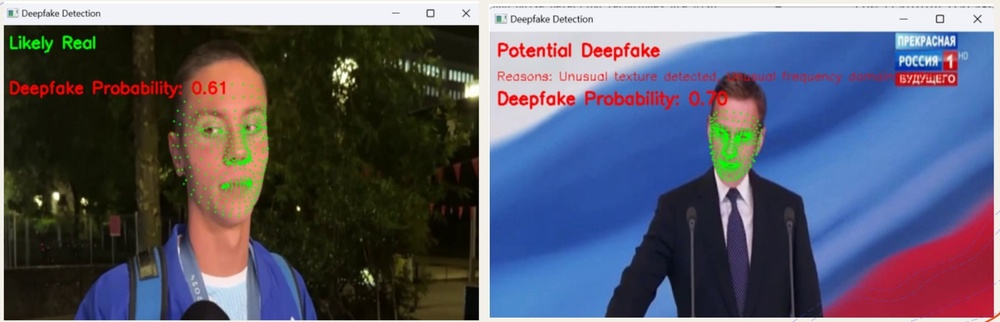
#> input picture WhatsApp Image 2024-08-21 at 10.08.23.jpeg, 1000 x 322 px, shrunk from 1600 x 515 before the run
$ python -i extract_features.py   (imports and definitions only)   (older library calls are emulated)
#> lines starting #> are read from the running program, lines starting #| are printed output that depends on the picture
import cv2
import numpy as np
from skimage.feature import local_binary_pattern, graycomatrix, graycoprops
import mahotas
import pywt

MAX_FEATURE_LENGTH = 17241336

def extract_features(image_path):
    features = []

    # Load image in color mode
    image = cv2.imread(image_path, cv2.IMREAD_COLOR)
#> image is the input picture: shape (322, 1000, 3); mean B, G, R 107.8, 91.8, 90.9

    if image is None:
        print(f"Error: Could not load image at path {image_path}")
        return features

    # Convert to grayscale
    gray_image = cv2.cvtColor(image, cv2.COLOR_BGR2GRAY)
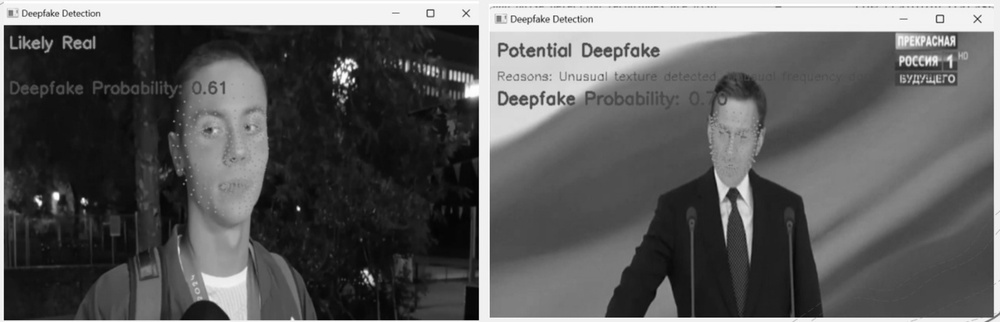
#> gray_image: shape (322, 1000); min 0, max 255, mean 93.4

    # Local Binary Pattern (LBP), LBP is applied to the grayscale image.
    lbp = local_binary_pattern(gray_image, P=8, R=1, method='uniform')
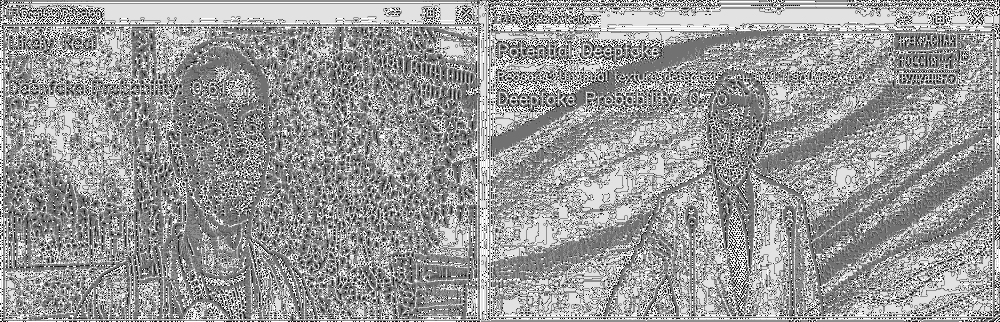
#> lbp: shape (322, 1000) float64; min 0, max 9, mean 5.44; drawn with min black and max white
    lbp_hist, _ = np.histogram(lbp.ravel(), bins=np.arange(0, 11), range=(0, 10))
#> lbp_hist = [6363, 14873, 6150, 33743, 56848, 66691, 20163, 24062, 65453, 27654]
    lbp_hist = lbp_hist.astype("float")
    lbp_hist /= (lbp_hist.sum() + 1e-7)
#> lbp_hist = [0.0198, 0.0462, 0.0191, 0.105, 0.177, 0.207, 0.0626, 0.0747, 0.203, 0.0859]
    features.extend(lbp_hist)

    # Gray-Level Co-occurrence Matrix (GLCM) using Mahotas
    glcm = graycomatrix(gray_image, distances=[1], angles=[0], symmetric=True, normed=True)
    contrast = graycoprops(glcm, 'contrast')[0, 0]
#> contrast = 177
    dissimilarity = graycoprops(glcm, 'dissimilarity')[0, 0]
#> dissimilarity = 4.2
    homogeneity = graycoprops(glcm, 'homogeneity')[0, 0]
#> homogeneity = 0.521
    energy = graycoprops(glcm, 'energy')[0, 0]
#> energy = 0.0552
    correlation = graycoprops(glcm, 'correlation')[0, 0]
#> correlation = 0.983
    asm = graycoprops(glcm, 'ASM')[0, 0]
#> asm = 0.00305

    features.extend([contrast, dissimilarity, homogeneity, energy, correlation, asm])

    # Fourier Transform
    f_transform = np.fft.fft2(gray_image)
    f_shift = np.fft.fftshift(f_transform)
    magnitude_spectrum = 20 * np.log(np.abs(f_shift))
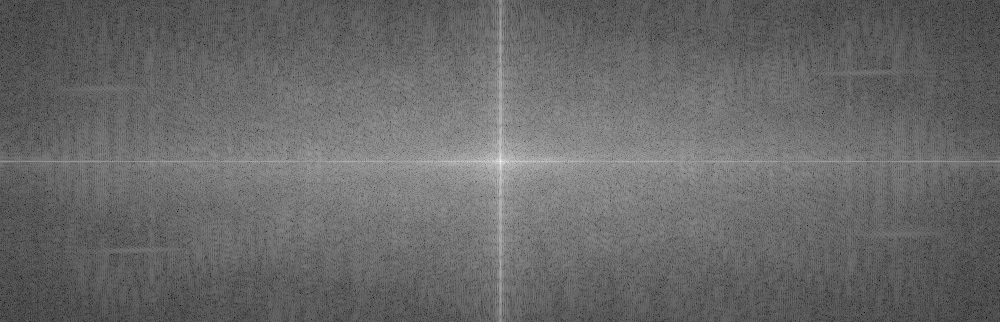
#> magnitude_spectrum: shape (322, 1000) float64; min 13.67, max 344.4, mean 149.7; drawn with min black and max white
    features.extend(np.mean(magnitude_spectrum, axis=1))

    # Wavelet Transform
    coeffs2 = pywt.dwt2(gray_image, 'bior1.3')
    LL, (LH, HL, HH) = coeffs2
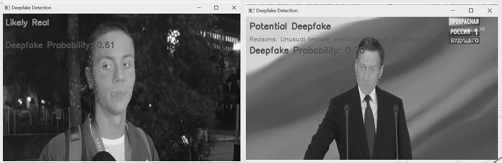
#> LL: shape (163, 502) float64; min -28.3, max 525.9, mean 191.4; drawn with min black and max white
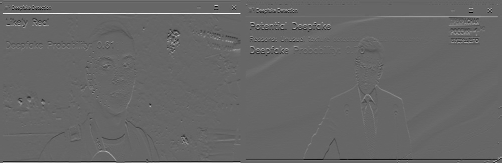
#> LH: shape (163, 502) float64; min -117.6, max 174.3, mean 0.4; drawn with min black and max white
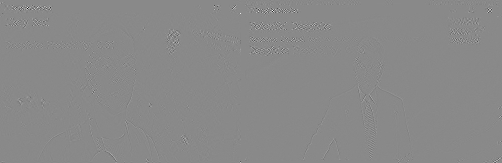
#> HH: shape (163, 502) float64; min -89.5, max 76.5, mean 0; drawn with min black and max white
    features.extend([
        np.mean(LL), np.mean(LH),
        np.mean(HL), np.mean(HH)
    ])

    # Color Histogram Analysis
    color_hist = cv2.calcHist([image], [0, 1, 2], None, [256, 256, 256], [0, 256, 0, 256, 0, 256])
    features.extend(color_hist.flatten())

    # Edge Detection
    edges = cv2.Canny(gray_image, 100, 200)
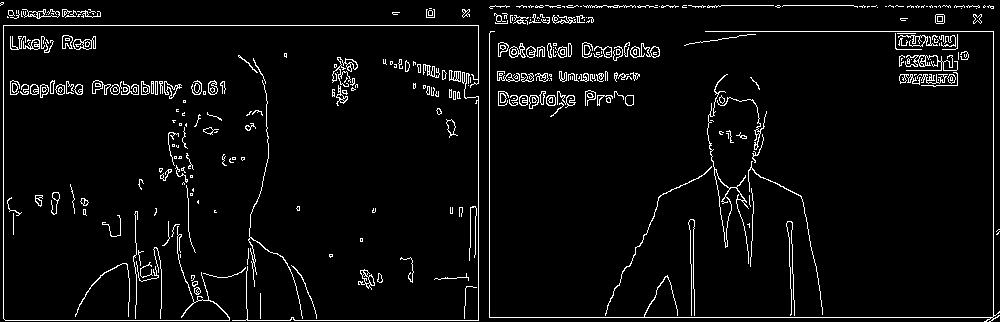
#> edges: shape (322, 1000); 4.5% white in thin lines or dots
    features.extend(edges.flatten())

    if len(features) > MAX_FEATURE_LENGTH:
        features = features[:MAX_FEATURE_LENGTH]
    elif len(features) < MAX_FEATURE_LENGTH:
        features = np.pad(features, (0, MAX_FEATURE_LENGTH - len(features)), 'constant')  # Pad if shorter


    return features

>>> result = extract_features('../WhatsApp Image 2024-08-21 at 10.08.23.jpeg')
